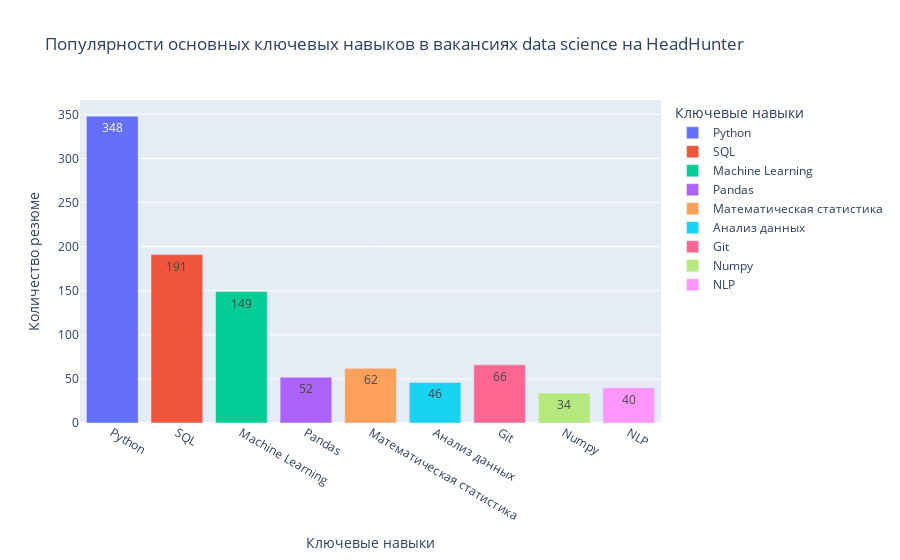

Notebook code for this chart:
### Code cell
# Импортируем библиотеку plotly.express для визуализации полученных данных
import plotly.express as px

# Подготовим данные - посчитаем суммы значений новых столбцов и сохраним в таблице Series:
bar_data = df_query_1[['Python', 'SQL', 'Machine Learning', 'Pandas', 'Математическая статистика', 'Анализ данных', 
                       'Git', 'Numpy', 'NLP']].sum()

# Выведем таблицу bar_data для удобства:
display(bar_data)

# Построим столбчатую диаграмму. По оси x выведем названия навыков (индексы таблицы bar_data), а по оси y - значения (количество вакансий).
# "Столбикам" диаграммы присвоим различные цвета для наглядности (color = bar_data.index), в параметре labels зададим названия осей
# и легенды.
fig = px.bar(
    data_frame = bar_data,
    x = bar_data.index,
    y = bar_data,
    color = bar_data.index,
    text = bar_data,
    labels = {'y': 'Количество резюме', 'index': 'Ключевые навыки', 'variable': 'Ключевые навыки'},
    title = 'Популярности основных ключевых навыков в вакансиях data science на HeadHunter'
)

# Выведем полученный график
fig.show()

### Figure 1 — Plotly figure (JSON) as saved in the notebook; plotly's stock layout.template omitted (floating-point values rounded to 4 significant figures)
{"data": [{"alignmentgroup": "True", "hovertemplate": "Ключевые навыки=%{x}<br>Количество резюме=%{y}<br>text=%{text}<extra></extra>", "legendgroup": "Python", "marker": {"color": "#636efa", "pattern": {"shape": ""}}, "name": "Python", "offsetgroup": "Python", "orientation": "v", "showlegend": true, "text": [348], "textposition": "auto", "type": "bar", "x": ["Python"], "xaxis": "x", "y": [348], "yaxis": "y"}, {"alignmentgroup": "True", "hovertemplate": "Ключевые навыки=%{x}<br>Количество резюме=%{y}<br>text=%{text}<extra></extra>", "legendgroup": "SQL", "marker": {"color": "#EF553B", "pattern": {"shape": ""}}, "name": "SQL", "offsetgroup": "SQL", "orientation": "v", "showlegend": true, "text": [191], "textposition": "auto", "type": "bar", "x": ["SQL"], "xaxis": "x", "y": [191], "yaxis": "y"}, {"alignmentgroup": "True", "hovertemplate": "Ключевые навыки=%{x}<br>Количество резюме=%{y}<br>text=%{text}<extra></extra>", "legendgroup": "Machine Learning", "marker": {"color": "#00cc96", "pattern": {"shape": ""}}, "name": "Machine Learning", "offsetgroup": "Machine Learning", "orientation": "v", "showlegend": true, "text": [149], "textposition": "auto", "type": "bar", "x": ["Machine Learning"], "xaxis": "x", "y": [149], "yaxis": "y"}, {"alignmentgroup": "True", "hovertemplate": "Ключевые навыки=%{x}<br>Количество резюме=%{y}<br>text=%{text}<extra></extra>", "legendgroup": "Pandas", "marker": {"color": "#ab63fa", "pattern": {"shape": ""}}, "name": "Pandas", "offsetgroup": "Pandas", "orientation": "v", "showlegend": true, "text": [52], "textposition": "auto", "type": "bar", "x": ["Pandas"], "xaxis": "x", "y": [52], "yaxis": "y"}, {"alignmentgroup": "True", "hovertemplate": "Ключевые навыки=%{x}<br>Количество резюме=%{y}<br>text=%{text}<extra></extra>", "legendgroup": "Математическая статистика", "marker": {"color": "#FFA15A", "pattern": {"shape": ""}}, "name": "Математическая статистика", "offsetgroup": "Математическая статистика", "orientation": "v", "showlegend": true, "text": [62], "textposition": "auto", "type": "bar", "x": ["Математическая статистика"], "xaxis": "x", "y": [62], "yaxis": "y"}, {"alignmentgroup": "True", "hovertemplate": "Ключевые навыки=%{x}<br>Количество резюме=%{y}<br>text=%{text}<extra></extra>", "legendgroup": "Анализ данных", "marker": {"color": "#19d3f3", "pattern": {"shape": ""}}, "name": "Анализ данных", "offsetgroup": "Анализ данных", "orientation": "v", "showlegend": true, "text": [46], "textposition": "auto", "type": "bar", "x": ["Анализ данных"], "xaxis": "x", "y": [46], "yaxis": "y"}, {"alignmentgroup": "True", "hovertemplate": "Ключевые навыки=%{x}<br>Количество резюме=%{y}<br>text=%{text}<extra></extra>", "legendgroup": "Git", "marker": {"color": "#FF6692", "pattern": {"shape": ""}}, "name": "Git", "offsetgroup": "Git", "orientation": "v", "showlegend": true, "text": [66], "textposition": "auto", "type": "bar", "x": ["Git"], "xaxis": "x", "y": [66], "yaxis": "y"}, {"alignmentgroup": "True", "hovertemplate": "Ключевые навыки=%{x}<br>Количество резюме=%{y}<br>text=%{text}<extra></extra>", "legendgroup": "Numpy", "marker": {"color": "#B6E880", "pattern": {"shape": ""}}, "name": "Numpy", "offsetgroup": "Numpy", "orientation": "v", "showlegend": true, "text": [34], "textposition": "auto", "type": "bar", "x": ["Numpy"], "xaxis": "x", "y": [34], "yaxis": "y"}, {"alignmentgroup": "True", "hovertemplate": "Ключевые навыки=%{x}<br>Количество резюме=%{y}<br>text=%{text}<extra></extra>", "legendgroup": "NLP", "marker": {"color": "#FF97FF", "pattern": {"shape": ""}}, "name": "NLP", "offsetgroup": "NLP", "orientation": "v", "showlegend": true, "text": [40], "textposition": "auto", "type": "bar", "x": ["NLP"], "xaxis": "x", "y": [40], "yaxis": "y"}], "layout": {"barmode": "relative", "legend": {"title": {"text": "Ключевые навыки"}, "tracegroupgap": 0}, "title": {"text": "Популярности основных ключевых навыков в вакансиях data science на HeadHunter"}, "xaxis": {"anchor": "y", "categoryarray": ["Python", "SQL", "Machine Learning", "Pandas", "Математическая статистика", "Анализ данных", "Git", "Numpy", "NLP"], "categoryorder": "array", "domain": [0, 1], "title": {"text": "Ключевые навыки"}}, "yaxis": {"anchor": "x", "domain": [0, 1], "title": {"text": "Количество резюме"}}}}
